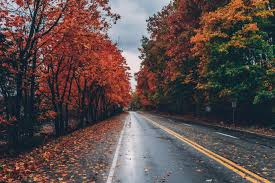
#> input picture images/test_image_3.jpeg, 275 x 183 px, given in place of test_image.jpg, which was not available
$ jupyter execute Week5_lab5.ipynb
#> lines starting #> are read from the running program, lines starting #| are printed output that depends on the picture; pictures that were not available may be replaced by others from this repository, and a replacement may not be noted
[cell 1]
# Task 1
import cv2
import matplotlib.pyplot as plt

image = cv2.imread('images/test_image.jpg', cv2.IMREAD_GRAYSCALE)
#> image: shape (183, 275); min 0, max 245, mean 80.1

equalized_image = cv2.equalizeHist(image)

plt.figure(figsize=(10, 5))

plt.subplot(2, 2, 1)
plt.imshow(image, cmap='gray')
plt.title('Original Image')
plt.axis('off')

plt.subplot(2, 2, 2)
plt.hist(image.ravel(), bins=256, range=[0, 256])
plt.title('Histogram (Original)')

plt.subplot(2, 2, 3)
plt.imshow(equalized_image, cmap='gray')
plt.title('Equalized Image')
plt.axis('off')

plt.subplot(2, 2, 4)
plt.hist(equalized_image.ravel(), bins=256, range=[0, 256])
plt.title('Histogram (Equalized)')

plt.tight_layout()
plt.show()
#> figure, not shown here; panel 2: tallest bar 907 high, from x = 29 to 30; panel 4: tallest bar 907 high, from x = 27 to 28

# Histogram equalization enhances contrast by redistributing pixel intensities across the full dynamic range. It is especially effective in low-light or poorly exposed images, where intensity values are clustered in a narrow range.

[cell 2]
#Task 2
import cv2
import matplotlib.pyplot as plt

color_image = cv2.imread('images/test_image.jpg')
#> color_image is the input picture: shape (183, 275, 3); mean B, G, R 73.9, 75.7, 91.1

(b, g, r) = cv2.split(color_image)
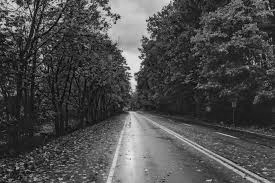
#> g: shape (183, 275); min 0, max 245, mean 75.7
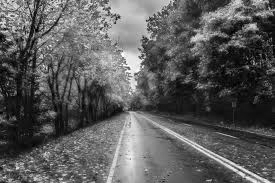
#> r: shape (183, 275); min 0, max 255, mean 91.1

equalized_b = cv2.equalizeHist(b)
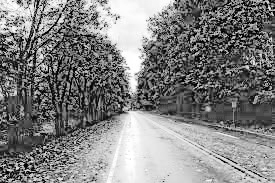
#> equalized_b: shape (183, 275); min 0, max 255, mean 128.4
equalized_g = cv2.equalizeHist(g)
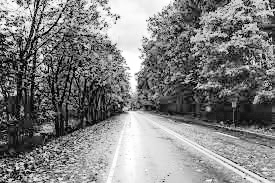
#> equalized_g: shape (183, 275); min 0, max 255, mean 128.6
equalized_r = cv2.equalizeHist(r)
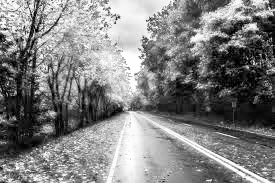
#> equalized_r: shape (183, 275); min 0, max 255, mean 128.1

equalized_color_image = cv2.merge([equalized_b, equalized_g, equalized_r])
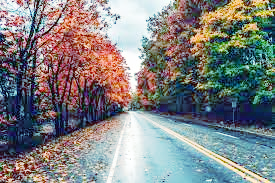
#> equalized_color_image: shape (183, 275, 3); mean B, G, R 128.4, 128.6, 128.1

plt.figure(figsize=(10, 5))

plt.subplot(1, 2, 1)
plt.imshow(cv2.cvtColor(color_image, cv2.COLOR_BGR2RGB))
plt.title('Original Color Image')
plt.axis('off')

plt.subplot(1, 2, 2)
plt.imshow(cv2.cvtColor(equalized_color_image, cv2.COLOR_BGR2RGB))
plt.title('Equalized Color Image (Channels Separately)')
plt.axis('off')
plt.show()

# Applying histogram equalization separately to the RGB channels increases contrast, but it may distort the color balance. Since each channel is stretched independently, the relative proportions of Red, Green, and Blue intensities change, leading to unnatural or exaggerated colors.

[cell 3]
#Task 3
import cv2
import numpy as np
from skimage import exposure
import matplotlib.pyplot as plt

image_source = cv2.imread('images/test_image.jpg', cv2.IMREAD_GRAYSCALE)
image_target = cv2.imread('images/test_image_2.jpeg', cv2.IMREAD_GRAYSCALE)
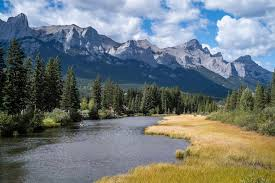
#> input picture images/test_image_2.jpeg, 275 x 183 px
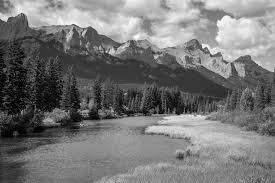
#> image_target: shape (183, 275); min 0, max 255, mean 117.7

matched_image = exposure.match_histograms(image_source, image_target)
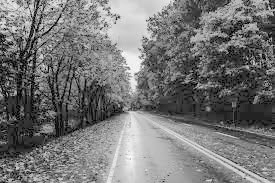
#> matched_image: shape (183, 275) float64; min 0, max 255, mean 118

plt.figure(figsize=(15, 5))
plt.subplot(3, 3, 1)
plt.imshow(image_source, cmap='gray')
plt.title('Source Image')
plt.axis('off')

plt.subplot(3, 3, 2)
plt.hist(image_source.ravel(), bins=256, range=[0, 256])
plt.title('Histogram (Source)')

plt.subplot(3, 3, 4)
plt.imshow(image_target, cmap='gray')
plt.title('Target Image')
plt.axis('off')

plt.subplot(3, 3, 5)
plt.hist(image_target.ravel(), bins=256, range=[0,256])
plt.title('Histogram (Target)')

plt.subplot(3, 3, 7)
plt.imshow(matched_image, cmap='gray')
plt.title('Matched Image')
plt.axis('off')

plt.subplot(3, 3, 8)
plt.hist(matched_image.ravel(), bins=256, range=[0,256])
plt.title('Histogram (Matched)')

plt.show()
#> figure, not shown here; panel 2: tallest bar 907 high, from x = 29 to 30; panel 4: tallest bar 579 high, from x = 55 to 56; panel 6: tallest bar 907 high, from x = 46 to 47

# Histogram matching modifies the pixel intensity distribution of the source image so that it resembles the histogram of the target image. As a result, the overall brightness and contrast of the source image change to reflect the lighting characteristics of the target image. If the target image is brighter, the matched image becomes brighter; if the target has higher contrast, the matched image gains stronger intensity differences. This technique effectively transfers the tonal style of the target image to the source image.

[cell 4]
#Task 4
import cv2
import numpy as np
from skimage import exposure
import matplotlib.pyplot as plt

image_source = cv2.imread('images/test_image.jpg', cv2.IMREAD_GRAYSCALE)
image_target = cv2.imread('images/test_image_2.jpeg', cv2.IMREAD_GRAYSCALE)

if image_source is None:
    print("Source image not found. Check the path.")
if image_target is None:
    print("Target image not found. Check the path.")

equalized_image = cv2.equalizeHist(image_source)

matched_image = exposure.match_histograms(equalized_image, image_target)

plt.figure(figsize=(18, 10))

plt.subplot(3,4,1)
plt.imshow(image_source, cmap='gray')
plt.title('Original Source')
plt.axis('off')

plt.subplot(3,4,2)
plt.hist(image_source.ravel(), bins=256, range=[0,256])
plt.title('Histogram (Source)')

plt.subplot(3,4,3)
plt.imshow(image_target, cmap='gray')
plt.title('Target Image')
plt.axis('off')

plt.subplot(3,4,4)
plt.hist(image_target.ravel(), bins=256, range=[0,256])
plt.title('Histogram (Target)')

plt.subplot(3,4,5)
plt.imshow(equalized_image, cmap='gray')
plt.title('Equalized Image')
plt.axis('off')

plt.subplot(3,4,6)
plt.hist(equalized_image.ravel(), bins=256, range=[0,256])
plt.title('Histogram (Equalized)')

plt.subplot(3,4,9)
plt.imshow(matched_image, cmap='gray')
plt.title('Equalized + Matched')
plt.axis('off')

plt.subplot(3,4,10)
plt.hist(matched_image.ravel(), bins=256, range=[0,256])
plt.title('Histogram (Final)')

plt.tight_layout()
plt.show()
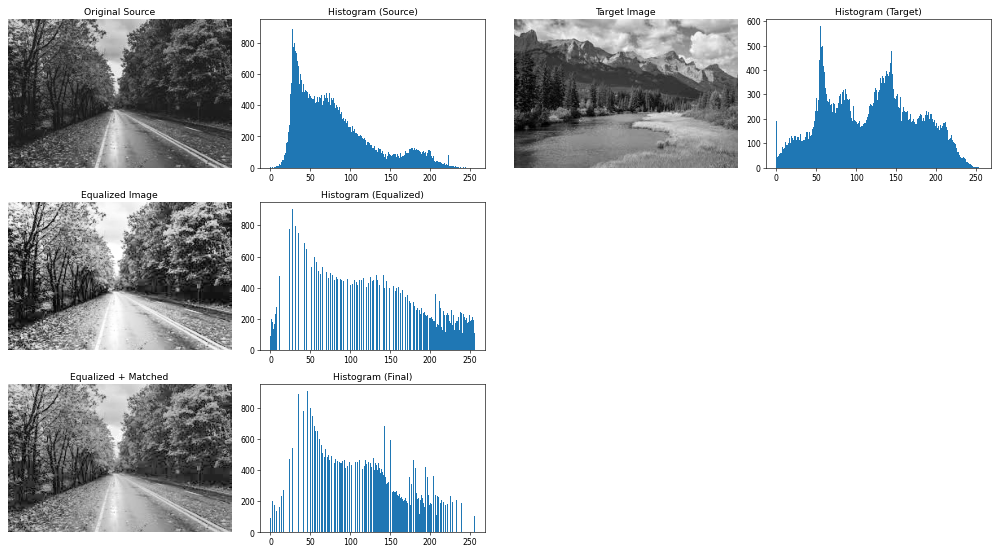
#> figure drawn by matplotlib, 8 panels; panel 2: tallest bar 907 high, from x = 29 to 30; panel 4: tallest bar 579 high, from x = 55 to 56; panel 6: tallest bar 907 high, from x = 27 to 28; panel 8: tallest bar 907 high, from x = 46 to 47
